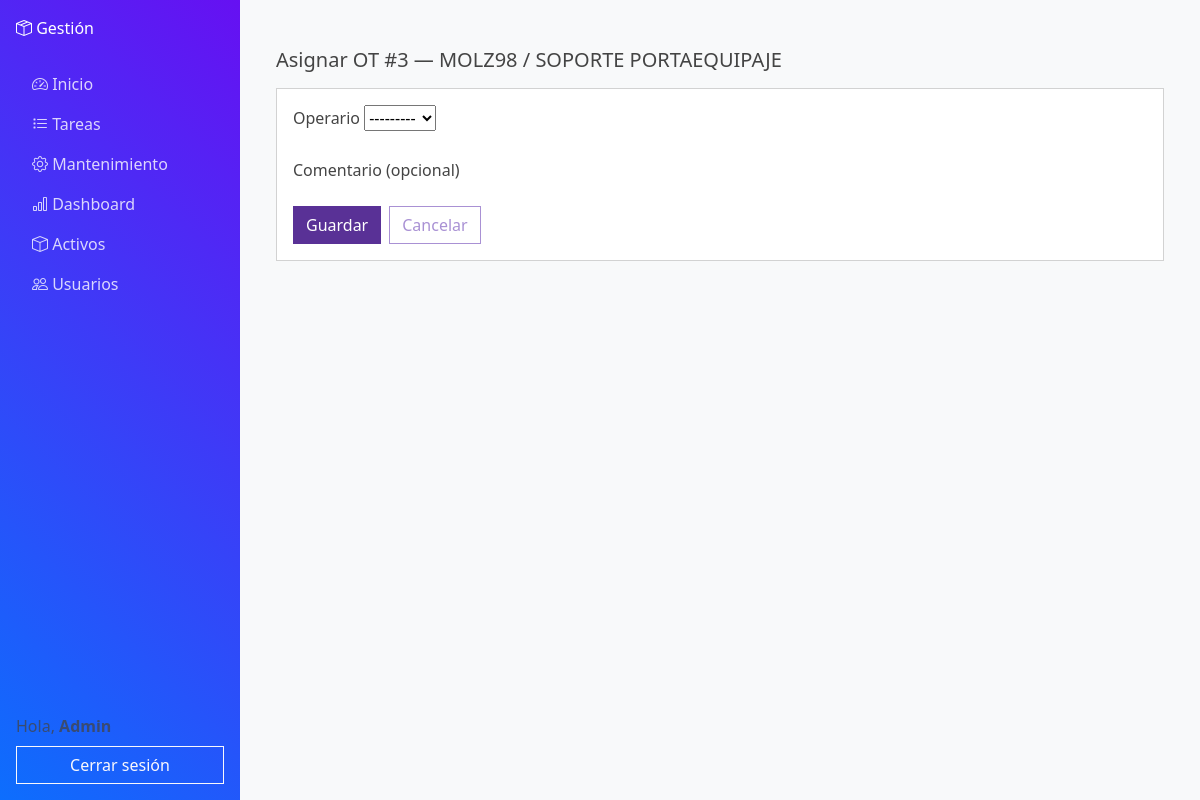
The app's page /activos/asignar/3/ (signed in) with its own data.
### activos/models.py (models this page shows, shortened)
class RegistroMantenimiento(models.Model):
    activo = models.ForeignKey(Activo, on_delete=models.CASCADE, related_name="mantenimientos")
    estado = models.CharField(max_length=3, choices=EstadoOT.choices, default=EstadoOT.PEN)
    tipo = models.CharField(max_length=3, choices=TipoOT.choices, default=TipoOT.PRE)
    titulo = models.CharField(max_length=160, default="", blank=False)
    descripcion = models.TextField(blank=True, default="")
    prioridad = models.CharField(max_length=4, choices=PrioridadOT.choices, default=PrioridadOT.NONE)
    fecha_inicio = models.DateField(null=True, blank=True)
    vencimiento = models.DateField(null=True, blank=True)
    recurrencia = models.CharField(max_length=5, choices=RecurrenciaOT.choices, default=RecurrenciaOT.NONE)
    tiempo_estimado_minutos = models.PositiveIntegerField(default=0)
    ubicacion = models.ForeignKey(Ubicacion, null=True, blank=True, on_delete=models.SET_NULL, related_name="ordenes")
    falla = models.ForeignKey("CatalogoFalla", null=True, blank=True, on_delete=models.SET_NULL, related_name="ots")
    plantilla_aplicada = models.ForeignKey(
        "PlantillaChecklist", null=True, blank=True, on_delete=models.SET_NULL, related_name="ots_usadas"
    )
    fecha_creacion = models.DateTimeField(auto_now_add=True)
    fecha_inicio_ejecucion = models.DateTimeField(null=True, blank=True)
    fecha_fin_ejecucion = models.DateTimeField(null=True, blank=True)
    fecha_cierre = models.DateTimeField(null=True, blank=True)
    anio_ejecucion = models.PositiveSmallIntegerField(null=True, blank=True)
    semana_ejecucion = models.PositiveSmallIntegerField(null=True, blank=True)
    lectura_ejecucion = models.DecimalField(max_digits=12, decimal_places=2, null=True, blank=True)
    creado_por = models.ForeignKey(settings.AUTH_USER_MODEL, on_delete=models.SET_NULL, null=True, related_name="ordenes_creadas")
    asignado_a = models.ForeignKey(settings.AUTH_USER_MODEL, on_delete=models.SET_NULL, null=True, blank=True, related_name="tareas_asignadas")
    completado_por = models.ForeignKey(settings.AUTH_USER_MODEL, on_delete=models.SET_NULL, null=True, blank=True, related_name="tareas_completadas")
    class Meta:
        indexes = [
            models.Index(fields=["estado"]),
            models.Index(fields=["tipo"]),
            models.Index(fields=["prioridad"]),
            models.Index(fields=["-fecha_creacion"]),
            models.Index(fields=["-fecha_inicio_ejecucion"]),
            models.Index(fields=["-fecha_cierre"]),
            models.Index(fields=["vencimiento"]),
            models.Index(fields=["activo"]),
            models.Index(fields=["asignado_a"]),
            models.Index(fields=["ubicacion"]),
        ]
        ordering = ["-fecha_creacion", "-id"]

class Activo(models.Model):
    codigo = models.CharField(max_length=100, unique=True, verbose_name="Código")
    numero_activo = models.CharField(max_length=255, verbose_name="# Activo")
    nombre = models.CharField(max_length=255, verbose_name="Nombre")
    peso = models.DecimalField(max_digits=10, decimal_places=2, null=True, blank=True, verbose_name="Peso")
    familia = models.ForeignKey("FamiliaActivo", null=True, blank=True, on_delete=models.SET_NULL, related_name="activos")
    categoria = models.ForeignKey("CategoriaActivo", null=True, blank=True, on_delete=models.SET_NULL, related_name="activos")
    estado = models.ForeignKey("EstadoActivo", null=True, blank=True, on_delete=models.SET_NULL, related_name="activos")
    ubicacion = models.ForeignKey("Ubicacion", null=True, blank=True, on_delete=models.SET_NULL, related_name="activos")
    qr_code = models.ImageField(upload_to="qr_codes", blank=True, null=True)

### activos/views.py (the view)
# urls.py: path("asignar/<int:pk>/", views.asignar_ot, name="asignar_ot"),
@login_required
@user_passes_test(es_supervisor)
def asignar_ot(request, pk: int):
    ot = get_object_or_404(
        RegistroMantenimiento.objects.select_related("activo"), pk=pk
    )
    if request.method == "POST":
        form = AsignarOTForm(request.POST)
        if form.is_valid():
            ot.asignado_a = form.cleaned_data["operario"]
            ot.save(update_fields=["asignado_a"])
            messages.success(
                request, f"OT #{ot.id} asignada a {ot.asignado_a.username}."
            )
            return redirect("activos:ordenes_list")
    else:
        form = AsignarOTForm(initial={"operario": ot.asignado_a_id})
    return render(request, "activos/ot_asignar.html", {"ot": ot, "form": form})

### activos/forms.py
class AsignarOTForm(forms.Form):
    operario = forms.ModelChoiceField(
        queryset=_operarios_queryset(),
        required=True,
        label="Asignar a",
    )
    def __init__(self, *args, **kwargs):
        super().__init__(*args, **kwargs)

### core/views.py (called while the page is built)
def es_supervisor(u):
    return u.is_superuser or u.groups.filter(name__iexact="Supervisor").exists()

### activos/templates/activos/ot_asignar.html (shortened to what this page needs)
{% extends "core/base.html" %}
{% block content %}
<div class="container py-4">
  <h1 class="h5 mb-3">Asignar OT #{{ ot.id }} — {{ ot.activo.codigo }} / {{ ot.activo.nombre }}</h1>
  <form method="post" class="card card-body">
    <div class="mb-3">
      <label class="form-label">Operario</label>
      {{ form.operario }}
    </div>
    <div class="mb-3">
      <label class="form-label">Comentario (opcional)</label>
    </div>
    <div class="d-flex gap-2">
      <button class="btn btn-primary" type="submit">Guardar</button>
      <a href="{% url 'activos:ordenes_list' %}" class="btn btn-outline-secondary">Cancelar</a>
    </div>
  </form>
</div>
{% endblock %}

### core/templates/core/base.html (shortened to what this page needs)
{% load static %}
<!DOCTYPE html>
<html lang="es">
<head>
  <link rel="stylesheet"
        href="https://cdn.jsdelivr.net/npm/bootswatch@5.3.3/dist/pulse/bootstrap.min.css">
  <link rel="stylesheet"
        href="https://cdn.jsdelivr.net/npm/bootstrap-icons@1.11.3/font/bootstrap-icons.min.css">
  <link rel="stylesheet" href="{% static 'core/style.css' %}">
</head>
<body>
<div class="d-flex">
  <nav id="sidebar" class="d-flex flex-column p-3 text-white">
    <a href="/" class="navbar-brand text-white mb-4">
      <i class="bi bi-box-seam"></i> Gestión
    </a>
    <ul class="nav nav-pills flex-column mb-auto">
      <li class="nav-item">
        <a href="{% url 'home' %}" class="nav-link {% if section == 'home' %}active{% endif %}">
          <i class="bi bi-speedometer2"></i> Inicio
        </a>
      </li>
      <li>
                <a href="{% url 'activos:mis_tareas' %}" class="nav-link {% if section == 'tareas' %}active{% endif %}">
          <i class="bi bi-list-task"></i> Tareas
        </a>
      </li>
      <li>
        <a href="{% url 'activos:ordenes_list' %}" class="nav-link {% if section == 'mantenimiento' %}active{% endif %}">
          <i class="bi bi-gear"></i> Mantenimiento
        </a>
      </li>
      <li>
        <a href="{% url 'dashboard_novedades' %}" class="nav-link {% if section == 'dashboard' %}active{% endif %}">
          <i class="bi bi-bar-chart"></i> Dashboard
        </a>
      </li>
      <li>
        <a href="{% url 'activos:activos_list' %}" class="nav-link {% if section == 'activos' %}active{% endif %}">
          <i class="bi bi-box"></i> Activos
        </a>
      </li>
      <li>
        <a href="{% url 'accounts:users_list' %}" class="nav-link {% if section == 'usuarios' %}active{% endif %}">
          <i class="bi bi-people"></i> Usuarios
        </a>
      </li>
    </ul>
    {% if user.is_authenticated %}
    <div class="mt-auto">
      <span class="text-muted">Hola, <strong>{{ user.username }}</strong></span>
      <form action="{% url 'accounts:logout' %}" method="post" class="mt-2">
        <button class="btn btn-outline-light w-100">Cerrar sesión</button>
      </form>
    </div>
    {% endif %}
  </nav>
  <div class="flex-grow-1 p-4">
    {% block content %}{% endblock %}
  </div>
</div>
</body>
</html>

### core/templates/core/base.html (style rules this page uses)
body { overflow-x: hidden; background-color: #f8f9fa; }
#sidebar { width: 240px; min-height: 100vh; background: linear-gradient(45deg, #0d6efd, #6610f2); }
#sidebar a { color: rgba(255, 255, 255, 0.8); text-decoration: none; }

### records on screen
RegistroMantenimiento: id "3", activo.codigo "MOLZ98", activo.nombre "SOPORTE PORTAEQUIPAJE"

### other values on screen
{{ user.username }} "Admin"
